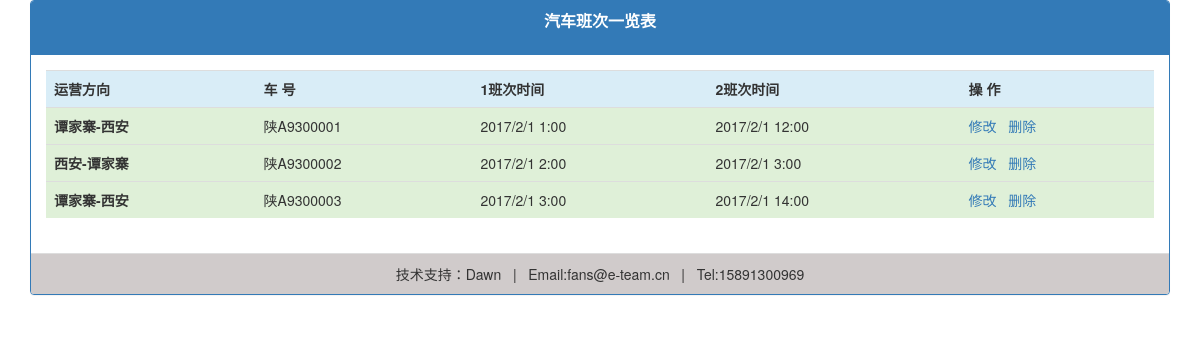
/BusSystem/background/do/bus/list.php, run on the app's committed database.
### tables this page shows
CREATE TABLE `busmsg` (
  `id` int(4) NOT NULL AUTO_INCREMENT,
  `caption` varchar(20) NOT NULL,
  `busnum` varchar(20) NOT NULL,
  `data1` varchar(20) NOT NULL,
  `time1` varchar(20) NOT NULL,
  `data2` varchar(20) NOT NULL,
  `time2` varchar(20) NOT NULL,
  PRIMARY KEY (`id`)
);

### BusSystem/background/do/bus/list.php (the view, shortened to what this page needs)
<!DOCTYPE html>
<html>
<head>
	<link rel="stylesheet" href="../../../css/bootstrap.min.css" />
	<link rel="stylesheet" href="../../css/style.css" media="screen" />
</head>
<body>
	<div class="container">
		<div class="panel panel-primary">
			<div class="panel-heading" align="center">
				<p style="font-size: 16px;font-weight: bold;font-family: '宋体'">汽车班次一览表</p>
			</div>
			<div class="panel-body">
				<table class="table table-hover">
					<tbody>
						<tr class="bg-info">
								<th>运营方向</th>
								<th>车 号</th>
								<th>1班次时间</th>
								<th>2班次时间</th>
								<th> 操 作</th>
						</tr>
						<?php
							$conn = new mysqli("123.206.33.224","root","0211","db_bus");
								$str = "select * from `busmsg`";
								$result =  $conn->query($str);
								while($row = $result->fetch_array()){
									echo "<tr class='bg-success'>";
									echo "<th>";
									echo $row['caption'];
									echo "</th>";
									echo "<td>";
									echo $row['busnum'];
									echo "</td>";
									echo "<td>";
									echo $row['data1'];
									echo $row['time1'];
									echo "</td>";
									echo "<td>";
									echo $row['data2'];
									echo $row['time2'];
									echo "</td>";
									echo "<td>";
									echo "<a href='action.php?id=".$row['id']."' class='do_text'>修改</a>";
									echo "<a href='delete.php?id=".$row['id']."' class='do_text'>删除</a>";
									echo "</td>";
									echo "</tr>";
								}
						?>
					</tbody>
				</table>
			</div>
			<div class="panel-footer" align="center">
				技术支持：Dawn &nbsp; | &nbsp; Email:fans@e-team.cn &nbsp; | &nbsp; Tel:15891300969
			</div>
		</div>
	</div>
</body>
</html>

### data on the page
busmsg: caption "谭家寨-西安", busnum "陕A9300001", data1 "2017/2/1", time1 "1:00", data2 "2017/2/1", time2 "12:00"
busmsg: caption "西安-谭家寨", busnum "陕A9300002", data1 "2017/2/1", time1 "2:00", data2 "2017/2/1", time2 "3:00"
busmsg: caption "谭家寨-西安", busnum "陕A9300003", data1 "2017/2/1", time1 "3:00", data2 "2017/2/1", time2 "14:00"
